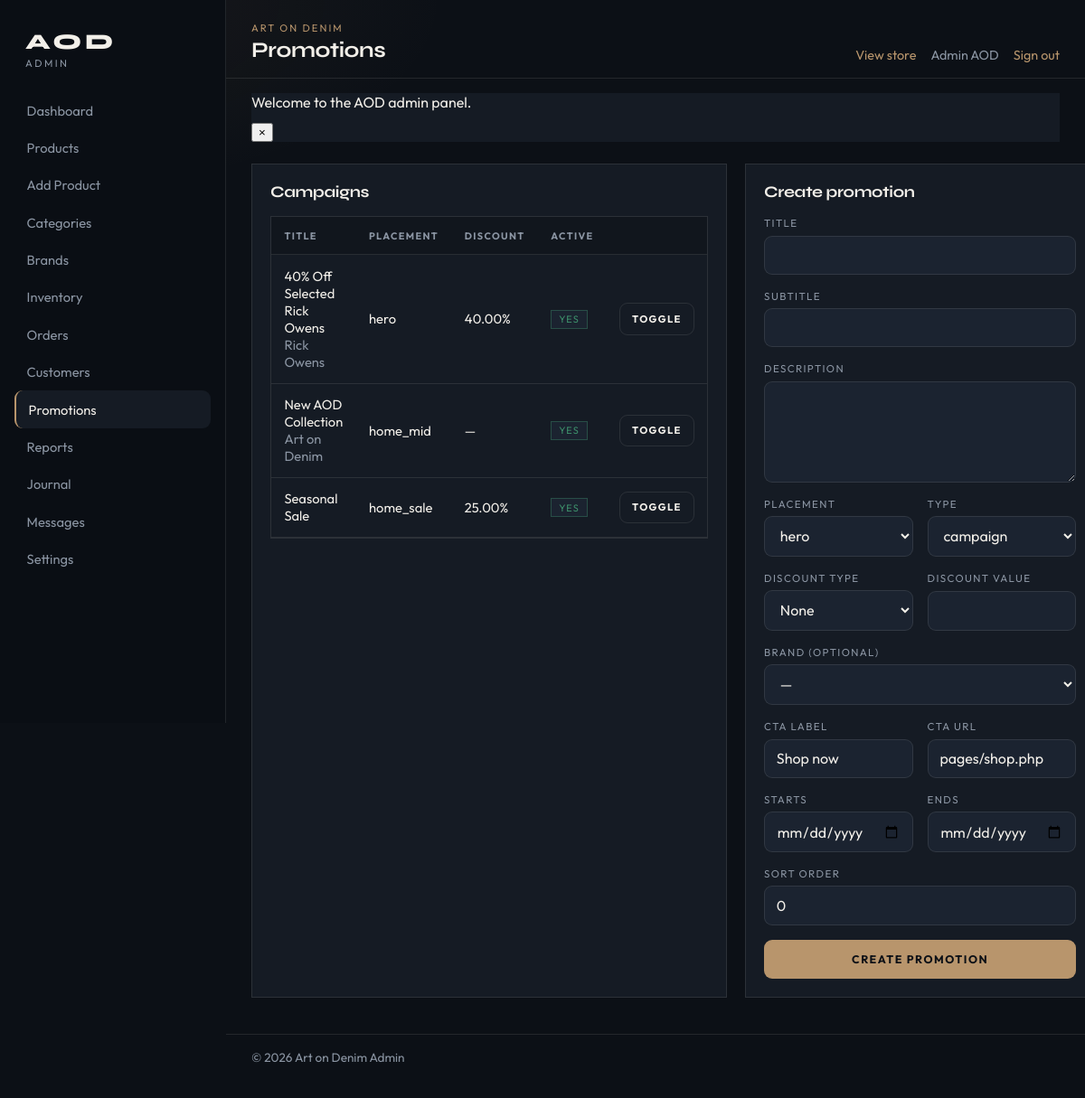
The app's page /admin/promotions.php (signed in) with its own data.
### tables this page shows
CREATE TABLE `users` (
  `id` INT UNSIGNED NOT NULL AUTO_INCREMENT,
  `first_name` VARCHAR(80) NOT NULL,
  `last_name` VARCHAR(80) NOT NULL,
  `email` VARCHAR(190) NOT NULL,
  `phone` VARCHAR(30) DEFAULT NULL,
  `password_hash` VARCHAR(255) NOT NULL,
  `role` ENUM('customer', 'admin') NOT NULL DEFAULT 'customer',
  `status` ENUM('active', 'inactive', 'banned') NOT NULL DEFAULT 'active',
  `address_line1` VARCHAR(255) DEFAULT NULL,
  `address_line2` VARCHAR(255) DEFAULT NULL,
  `city` VARCHAR(100) DEFAULT NULL,
  `province` VARCHAR(100) DEFAULT NULL,
  `postal_code` VARCHAR(20) DEFAULT NULL,
  `country` VARCHAR(100) NOT NULL DEFAULT 'South Africa',
  `email_verified_at` DATETIME DEFAULT NULL,
  `last_login_at` DATETIME DEFAULT NULL,
  `created_at` DATETIME NOT NULL DEFAULT CURRENT_TIMESTAMP,
  `updated_at` DATETIME NOT NULL DEFAULT CURRENT_TIMESTAMP ON UPDATE CURRENT_TIMESTAMP,
  PRIMARY KEY (`id`),
  UNIQUE KEY `uq_users_email` (`email`),
  KEY `idx_users_role` (`role`),
  KEY `idx_users_status` (`status`)
);

CREATE TABLE `promotions` (
  `id` INT UNSIGNED NOT NULL AUTO_INCREMENT,
  `title` VARCHAR(200) NOT NULL,
  `slug` VARCHAR(220) NOT NULL,
  `subtitle` VARCHAR(255) DEFAULT NULL,
  `description` TEXT DEFAULT NULL,
  `promo_type` ENUM('banner', 'campaign', 'coupon', 'sale') NOT NULL DEFAULT 'campaign',
  `discount_type` ENUM('percent', 'fixed', 'none') NOT NULL DEFAULT 'none',
  `discount_value` DECIMAL(10,2) DEFAULT NULL,
  `coupon_code` VARCHAR(50) DEFAULT NULL,
  `brand_id` INT UNSIGNED DEFAULT NULL,
  `category_id` INT UNSIGNED DEFAULT NULL,
  `image` VARCHAR(255) DEFAULT NULL,
  `cta_label` VARCHAR(80) DEFAULT NULL,
  `cta_url` VARCHAR(255) DEFAULT NULL,
  `placement` ENUM('hero', 'home_mid', 'home_sale', 'sidebar', 'checkout') NOT NULL DEFAULT 'hero',
  `sort_order` INT NOT NULL DEFAULT 0,
  `is_active` TINYINT(1) NOT NULL DEFAULT 1,
  `starts_at` DATETIME DEFAULT NULL,
  `ends_at` DATETIME DEFAULT NULL,
  `created_at` DATETIME NOT NULL DEFAULT CURRENT_TIMESTAMP,
  `updated_at` DATETIME NOT NULL DEFAULT CURRENT_TIMESTAMP ON UPDATE CURRENT_TIMESTAMP,
  PRIMARY KEY (`id`),
  UNIQUE KEY `uq_promotions_slug` (`slug`),
  UNIQUE KEY `uq_promotions_coupon` (`coupon_code`),
  KEY `idx_promotions_active` (`is_active`),
  KEY `idx_promotions_placement` (`placement`),
  KEY `idx_promotions_dates` (`starts_at`, `ends_at`),
  CONSTRAINT `fk_promotions_brand`
    FOREIGN KEY (`brand_id`) REFERENCES `brands` (`id`)
    ON DELETE SET NULL ON UPDATE CASCADE,
  CONSTRAINT `fk_promotions_category`
    FOREIGN KEY (`category_id`) REFERENCES `categories` (`id`)
    ON DELETE SET NULL ON UPDATE CASCADE
);

CREATE TABLE `brands` (
  `id` INT UNSIGNED NOT NULL AUTO_INCREMENT,
  `name` VARCHAR(120) NOT NULL,
  `slug` VARCHAR(140) NOT NULL,
  `description` TEXT DEFAULT NULL,
  `logo` VARCHAR(255) DEFAULT NULL,
  `website` VARCHAR(255) DEFAULT NULL,
  `is_featured` TINYINT(1) NOT NULL DEFAULT 0,
  `is_active` TINYINT(1) NOT NULL DEFAULT 1,
  `created_at` DATETIME NOT NULL DEFAULT CURRENT_TIMESTAMP,
  `updated_at` DATETIME NOT NULL DEFAULT CURRENT_TIMESTAMP ON UPDATE CURRENT_TIMESTAMP,
  PRIMARY KEY (`id`),
  UNIQUE KEY `uq_brands_slug` (`slug`),
  KEY `idx_brands_featured` (`is_featured`),
  KEY `idx_brands_active` (`is_active`)
);

### includes/functions.php (called while the page is built, shortened)
<?php
function e(?string $value): string
{
    return htmlspecialchars((string) $value, ENT_QUOTES | ENT_SUBSTITUTE, 'UTF-8');
}
function url(string $path = ''): string
{
    $path = ltrim($path, '/');
    return rtrim(BASE_URL, '/') . '/' . $path;
}
function asset(string $path): string
{
    return url(ltrim($path, '/'));
}
function current_user(): ?array
{
    return $_SESSION['user'];
}

### config/database.php (called while the page is built, shortened)
<?php
function db(): PDO
{
    static $pdo = null;
    if ($pdo instanceof PDO) {
        return $pdo;
    }
    $dsn = sprintf(
        'mysql:host=%s;port=%s;dbname=%s;charset=%s',
        DB_HOST,
        DB_PORT,
        DB_NAME,
        DB_CHARSET
    );
    try {
        $pdo = new PDO($dsn, DB_USER, DB_PASS, [
            PDO::ATTR_ERRMODE            => PDO::ERRMODE_EXCEPTION,
            PDO::ATTR_DEFAULT_FETCH_MODE => PDO::FETCH_ASSOC,
            PDO::ATTR_EMULATE_PREPARES   => false,
            PDO::MYSQL_ATTR_INIT_COMMAND => "SET NAMES utf8mb4 COLLATE utf8mb4_unicode_ci",
        ]);
    } catch (PDOException $e) {
        if (APP_DEBUG) {
            throw new RuntimeException('Database connection failed: ' . $e->getMessage(), 0, $e);
        }
        error_log('AOD DB Error: ' . $e->getMessage());
        http_response_code(503);
        exit('Service temporarily unavailable. Please try again later.');
    }
    return $pdo;
}

### includes/auth.php (called while the page is built, shortened)
<?php
function refresh_session_user(): ?array
{
    $full = find_user_by_id((int) $_SESSION['user']['id']);
    return $_SESSION['user'];
}
function find_user_by_id(int $id): ?array
{
    $stmt = db()->prepare('SELECT * FROM users WHERE id = :id LIMIT 1');
    $stmt->execute([':id' => $id]);
    $user = $stmt->fetch();
    return $user ?: null;
}

### includes/admin-auth.php (called while the page is built, shortened)
<?php
function require_admin(): void
{
    $user = refresh_session_user();
}

### admin/promotions.php (the view, shortened to what this page needs)
<?php
require_admin();
$promos = db()->query('SELECT p.*, b.name AS brand_name FROM promotions p LEFT JOIN brands b ON b.id = p.brand_id ORDER BY sort_order ASC, id DESC')->fetchAll();
$pageTitle = 'Promotions';
require dirname(__DIR__) . '/includes/admin-header.php';
?>
<div class="admin-grid-2">
    <section class="admin-panel">
        <h2>Campaigns</h2>
        <div class="admin-table-wrap">
            <table class="admin-table">
                <thead>
                    <tr><th>Title</th><th>Placement</th><th>Discount</th><th>Active</th><th></th></tr>
                </thead>
                <tbody>
                    <?php foreach ($promos as $p): ?>
                        <tr>
                            <td>
                                <?= e($p['title']) ?>
                                <?php if ($p['brand_name']): ?><br><span class="muted"><?= e($p['brand_name']) ?></span><?php endif; ?>
                            </td>
                            <td><?= e($p['placement']) ?></td>
                            <td>
                                <?php if ($p['discount_type'] === 'percent'): ?>
                                    <?= e((string) $p['discount_value']) ?>%
                                <?php elseif ($p['discount_type'] === 'fixed'): ?>
                                    <?= e(money((float) $p['discount_value'])) ?>
                                <?php else: ?>
                                    —
                                <?php endif; ?>
                            </td>
                            <td><span class="badge <?= $p['is_active'] ? 'badge--ok' : 'badge--danger' ?>"><?= $p['is_active'] ? 'Yes' : 'No' ?></span></td>
                            <td>
                                <form method="post">
                                    <button type="submit" class="admin-btn admin-btn--ghost admin-btn--sm">Toggle</button>
                                </form>
                            </td>
                        </tr>
                    <?php endforeach; ?>
                </tbody>
            </table>
        </div>
    </section>
    <section class="admin-panel">
        <h2>Create promotion</h2>
        <form method="post" class="admin-form">
            <div class="admin-field">
                <label for="title">Title</label>
                <input type="text" id="title" name="title" required>
            </div>
            <div class="admin-field">
                <label for="subtitle">Subtitle</label>
                <input type="text" id="subtitle" name="subtitle">
            </div>
            <div class="admin-field">
                <label for="description">Description</label>
                <textarea id="description" name="description"></textarea>
            </div>
            <div class="admin-form-row">
                <div class="admin-field">
                    <label for="placement">Placement</label>
                    <select id="placement" name="placement">
                        <?php foreach (['hero','home_mid','home_sale','sidebar','checkout'] as $pl): ?>
                            <option value="<?= $pl ?>"><?= $pl ?></option>
                        <?php endforeach; ?>
                    </select>
                </div>
                <div class="admin-field">
                    <label for="promo_type">Type</label>
                    <select id="promo_type" name="promo_type">
                        <?php foreach (['campaign','banner','sale','coupon'] as $t): ?>
                            <option value="<?= $t ?>"><?= $t ?></option>
                        <?php endforeach; ?>
                    </select>
                </div>
            </div>
            <div class="admin-form-row">
                <div class="admin-field">
                    <label for="discount_type">Discount type</label>
                    <select id="discount_type" name="discount_type">
                        <option value="none">None</option>
                    </select>
                </div>
                <div class="admin-field">
                    <label for="discount_value">Discount value</label>
                    <input type="number" step="0.01" min="0" id="discount_value" name="discount_value">
                </div>
            </div>
            <div class="admin-field">
                <label for="brand_id">Brand (optional)</label>
                <select id="brand_id" name="brand_id">
                    <option value="">—</option>
                </select>
            </div>
            <div class="admin-form-row">
                <div class="admin-field">
                    <label for="cta_label">CTA label</label>
                    <input type="text" id="cta_label" name="cta_label" value="Shop now">
                </div>
                <div class="admin-field">
                    <label for="cta_url">CTA URL</label>
                    <input type="text" id="cta_url" name="cta_url" value="pages/shop.php">
                </div>
            </div>
            <div class="admin-form-row">
                <div class="admin-field">
                    <label for="starts_at">Starts</label>
                    <input type="date" id="starts_at" name="starts_at">
                </div>
                <div class="admin-field">
                    <label for="ends_at">Ends</label>
                    <input type="date" id="ends_at" name="ends_at">
                </div>
            </div>
            <div class="admin-field">
                <label for="sort_order">Sort order</label>
                <input type="number" id="sort_order" name="sort_order" value="0">
            </div>
            <button type="submit" class="admin-btn">Create promotion</button>
        </form>
    </section>
</div>
<?php require dirname(__DIR__) . '/includes/admin-footer.php'; ?>

### includes/admin-header.php (shortened to what this page needs)
<?php
$pageTitle = $pageTitle ?? 'Admin';
$adminUser = current_user();
?>
<!DOCTYPE html>
<html lang="en">
<head>
    <link rel="stylesheet" href="<?= e(asset('assets/css/admin.css')) ?>">
</head>
<body class="admin-body">
<div class="admin-shell">
<?php require __DIR__ . '/admin-sidebar.php'; ?>
<div class="admin-main-wrap">
    <header class="admin-topbar">
        <div>
            <p class="admin-topbar__eyebrow">Art on Denim</p>
            <h1 class="admin-topbar__title"><?= e($pageTitle) ?></h1>
        </div>
        <div class="admin-topbar__actions">
            <a href="<?= e(url('index.php')) ?>" target="_blank" rel="noopener">View store</a>
            <span><?= e(($adminUser['first_name'] ?? 'Admin') . ' ' . ($adminUser['last_name'] ?? '')) ?></span>
            <form method="post" action="<?= e(url('admin/logout.php')) ?>">
                <button type="submit" class="admin-link-btn">Sign out</button>
            </form>
        </div>
    </header>
    <div class="admin-alerts">
        <?php require __DIR__ . '/alerts.php'; ?>
    </div>
    <main id="admin-main" class="admin-content">

### assets/css/admin.css (style rules this page uses)
:root { --admin-bg: #0c1016; --admin-panel: #151b24; --admin-panel-2: #1b2330; --admin-border: rgba(242, 239, 233, 0.1); --admin-text: #f2efe9; --admin-muted: #8b95a3; --admin-accent: #b8956c; --admin-accent-deep: #9a7854; --admin-danger: #c45c48; --admin-success: #3d8f6a; --admin-warning: #c49a4a; --font-display: "Syne", sans-serif; --font-body: "Outfit", sans-serif; --sidebar-w: 250px; --radius: 9px; --transition: 200ms ease; }
*, *::before, *::after { box-sizing: border-box; }
body.admin-body { margin: 0; min-height: 100vh; font-family: var(--font-body); background: radial-gradient(900px 400px at 0% 0%, rgba(184, 149, 108, 0.08), transparent 55%), var(--admin-bg); color: var(--admin-text); -webkit-font-smoothing: antialiased; }
a { color: var(--admin-accent); text-decoration: none; }
h1, h2, h3 { font-family: var(--font-display); letter-spacing: -0.02em; margin: 0 0 0.75rem; }
p { margin: 0 0 0.75rem; }
.admin-shell { display: grid; grid-template-columns: var(--sidebar-w) 1fr; min-height: 100vh; }
.admin-main-wrap { display: flex; flex-direction: column; min-width: 0; }
.admin-topbar { display: flex; justify-content: space-between; gap: 1rem; align-items: end; padding: 1.5rem 1.75rem 1rem; border-bottom: 1px solid var(--admin-border); }
.admin-topbar__eyebrow { margin: 0; font-size: 0.7rem; letter-spacing: 0.18em; text-transform: uppercase; color: var(--admin-accent); }
.admin-topbar__title { margin: 0.2rem 0 0; font-size: clamp(1.4rem, 2vw, 1.9rem); }
.admin-topbar__actions { display: flex; flex-wrap: wrap; gap: 1rem; align-items: center; color: var(--admin-muted); font-size: 0.9rem; }
.admin-link-btn { background: transparent; border: 0; color: var(--admin-accent); cursor: pointer; font: inherit; padding: 0; }
.admin-alerts { padding: 0 1.75rem; }
.admin-content { padding: 1.5rem 1.75rem 2.5rem; flex: 1; }
.admin-grid-2 { display: grid; grid-template-columns: 1.2fr 0.8fr; gap: 1.25rem; }
.admin-panel { background: var(--admin-panel); border: 1px solid var(--admin-border); padding: 1.25rem; }
.admin-panel h2 { font-size: 1.1rem; margin-bottom: 1rem; }
.admin-form, .admin-inline-form { display: grid; gap: 1rem; }
.admin-form-row { display: grid; grid-template-columns: 1fr 1fr; gap: 1rem; }
.admin-field { display: grid; gap: 0.4rem; }
.admin-field label { font-size: 0.72rem; letter-spacing: 0.12em; text-transform: uppercase; color: var(--admin-muted); }
.admin-field input, .admin-field select, .admin-field textarea { width: 100%; min-height: 2.7rem; border: 1px solid var(--admin-border); background: var(--admin-panel-2); color: var(--admin-text); padding: 0.65rem 0.8rem; font: inherit; border-radius: var(--radius); }
.admin-field textarea { min-height: 7rem; resize: vertical; }
.admin-btn { display: inline-flex; align-items: center; justify-content: center; min-height: 2.7rem; padding: 0.65rem 1.2rem; border: 1px solid transparent; background: var(--admin-accent); color: #0c1016; font: inherit; font-size: 0.78rem; font-weight: 700; letter-spacing: 0.12em; text-transform: uppercase; cursor: pointer; border-radius: var(--radius); }
.admin-btn { position: relative; isolation: isolate; overflow: hidden; }
.admin-btn::before { content: ""; position: absolute; z-index: -1; inset: 0 auto 0 0; width: 0; background: #f2efe9; transition: width 0.4s cubic-bezier(0.22, 1, 0.36, 1); }
.admin-btn--ghost { background: transparent; border-color: var(--admin-border); color: var(--admin-text); }
.admin-btn--sm { min-height: 2.2rem; padding: 0.4rem 0.8rem; font-size: 0.7rem; }
.admin-table-wrap { overflow-x: auto; border: 1px solid var(--admin-border); }
.admin-table { width: 100%; border-collapse: collapse; font-size: 0.92rem; }
.admin-table th, .admin-table td { text-align: left; padding: 0.85rem 0.9rem; border-bottom: 1px solid var(--admin-border); vertical-align: middle; }
.admin-table th { font-size: 0.68rem; letter-spacing: 0.12em; text-transform: uppercase; color: var(--admin-muted); background: rgba(0,0,0,0.2); }
.badge { display: inline-flex; padding: 0.15rem 0.5rem; font-size: 0.68rem; letter-spacing: 0.1em; text-transform: uppercase; background: var(--admin-panel-2); border: 1px solid var(--admin-border); }
.badge--ok { color: var(--admin-success); border-color: rgba(61,143,106,0.4); }
.muted { color: var(--admin-muted); }

### records on screen
users: first_name+last_name "Admin AOD"
promotions: title "40% Off Selected Rick Owens", brand.name "Rick Owens", placement "hero", discount_value "40.00", is_active "YES"
promotions: title "New AOD Collection", brand.name "Art on Denim", placement "home_mid", is_active "YES"
promotions: title "Seasonal Sale", placement "home_sale", discount_value "25.00", is_active "YES"

### other values on screen
$item[0] "Dashboard"
$item[0] "Products"
$item[0] "Add Product"
$item[0] "Categories"
$item[0] "Brands"
$item[0] "Inventory"
$item[0] "Orders"
$item[0] "Customers"
$item[0] "Promotions"
$item[0] "Reports"
$item[0] "Journal"
$item[0] "Messages"
$item[0] "Settings"
$pageTitle "Promotions"
$flash['message'] "Welcome to the AOD admin panel."
